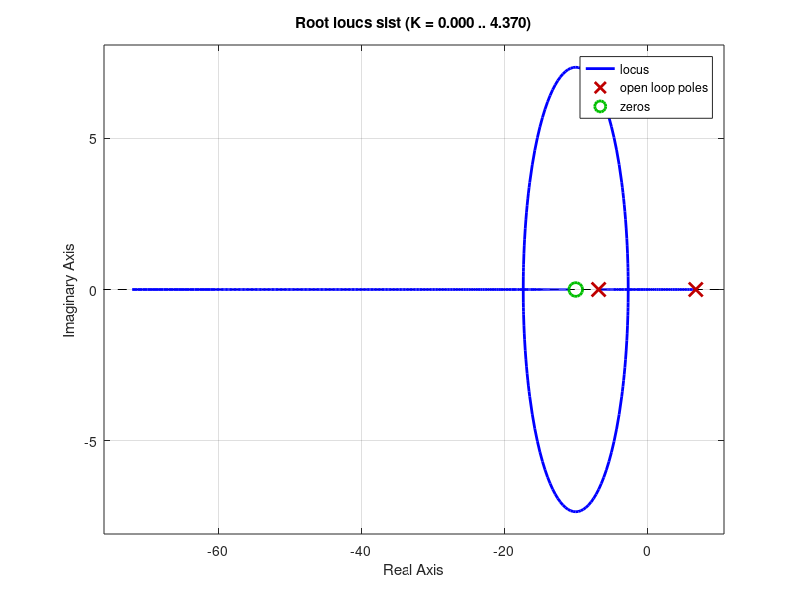

MATLAB code to generate this figure:
% Lead-Lag Controller Parameters
KP = -5.5;
KD = -0.55;
planta_num = -1;
planta_dem = [0.029 0 -1.3381];

planta = tf(planta_num, planta_dem);
%rlocus(planta)

sist_num = conv(planta_num, [KD KP]);
sist = tf(sist_num, planta_dem);
rlocus(sist);